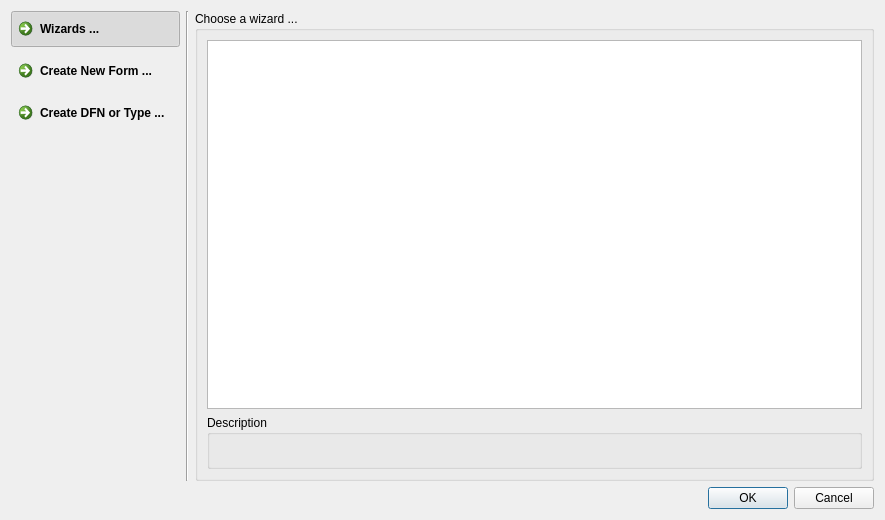
<?xml version="1.0" encoding="UTF-8"?>
<ui version="4.0">
 <class>CGeorgesNewDialog</class>
 <widget class="QDialog" name="CGeorgesNewDialog">
  <property name="geometry">
   <rect>
    <x>0</x>
    <y>0</y>
    <width>885</width>
    <height>520</height>
   </rect>
  </property>
  <property name="sizePolicy">
   <sizepolicy hsizetype="Preferred" vsizetype="Preferred">
    <horstretch>0</horstretch>
    <verstretch>0</verstretch>
   </sizepolicy>
  </property>
  <property name="windowTitle">
   <string>Create new form ...</string>
  </property>
  <property name="modal">
   <bool>true</bool>
  </property>
  <layout class="QGridLayout" name="gridLayout">
   <item row="0" column="2" rowspan="2">
    <widget class="Line" name="line">
     <property name="orientation">
      <enum>Qt::Vertical</enum>
     </property>
    </widget>
   </item>
   <item row="0" column="3" rowspan="2">
    <widget class="QStackedWidget" name="stackedWidget">
     <property name="currentIndex">
      <number>0</number>
     </property>
     <widget class="QWidget" name="wizardPage">
      <layout class="QGridLayout" name="gridLayout_2">
       <property name="margin">
        <number>0</number>
       </property>
       <item row="0" column="0">
        <widget class="QGroupBox" name="wizardGroupBox">
         <property name="title">
          <string>Choose a wizard ...</string>
         </property>
         <layout class="QGridLayout" name="gridLayout_4">
          <item row="0" column="0">
           <widget class="QListWidget" name="wizardList">
            <property name="viewMode">
             <enum>QListView::IconMode</enum>
            </property>
           </widget>
          </item>
          <item row="1" column="0">
           <widget class="QGroupBox" name="wizDescGroupBox">
            <property name="title">
             <string>Description</string>
            </property>
            <layout class="QGridLayout" name="gridLayout_10">
             <item row="0" column="0">
              <widget class="QLabel" name="wizDescLabel">
               <property name="text">
                <string>&lt;!DOCTYPE HTML PUBLIC &quot;-//W3C//DTD HTML 4.0//EN&quot; &quot;http://www.w3.org/TR/REC-html40/strict.dtd&quot;&gt;
&lt;html&gt;&lt;head&gt;&lt;meta name=&quot;qrichtext&quot; content=&quot;1&quot; /&gt;&lt;style type=&quot;text/css&quot;&gt;
p, li { white-space: pre-wrap; }
&lt;/style&gt;&lt;/head&gt;&lt;body style=&quot; font-family:'MS Shell Dlg 2'; font-size:8.25pt; font-weight:400; font-style:normal;&quot;&gt;
&lt;p style=&quot;-qt-paragraph-type:empty; margin-top:0px; margin-bottom:0px; margin-left:0px; margin-right:0px; -qt-block-indent:0; text-indent:0px; font-size:8pt;&quot;&gt;&lt;/p&gt;&lt;/body&gt;&lt;/html&gt;</string>
               </property>
              </widget>
             </item>
            </layout>
           </widget>
          </item>
         </layout>
        </widget>
       </item>
      </layout>
     </widget>
     <widget class="QWidget" name="formPage">
      <layout class="QGridLayout" name="gridLayout_3">
       <property name="margin">
        <number>0</number>
       </property>
       <item row="0" column="0">
        <widget class="QGroupBox" name="formGroupBox">
         <property name="title">
          <string>Choose type of form ...</string>
         </property>
         <layout class="QGridLayout" name="gridLayout_9">
          <item row="0" column="0" colspan="3">
           <widget class="QSplitter" name="splitter">
            <property name="orientation">
             <enum>Qt::Vertical</enum>
            </property>
            <widget class="QListWidget" name="formList">
             <property name="sizePolicy">
              <sizepolicy hsizetype="Preferred" vsizetype="Expanding">
               <horstretch>0</horstretch>
               <verstretch>0</verstretch>
              </sizepolicy>
             </property>
             <property name="maximumSize">
              <size>
               <width>16777215</width>
               <height>16777215</height>
              </size>
             </property>
            </widget>
            <widget class="QFrame" name="parentFrame">
             <property name="sizePolicy">
              <sizepolicy hsizetype="Preferred" vsizetype="Fixed">
               <horstretch>0</horstretch>
               <verstretch>0</verstretch>
              </sizepolicy>
             </property>
             <property name="minimumSize">
              <size>
               <width>0</width>
               <height>55</height>
              </size>
             </property>
             <property name="maximumSize">
              <size>
               <width>16777215</width>
               <height>55</height>
              </size>
             </property>
             <layout class="QGridLayout" name="gridLayout_5">
              <property name="margin">
               <number>0</number>
              </property>
              <item row="0" column="0" rowspan="2">
               <widget class="QListWidget" name="parentList">
                <property name="sizePolicy">
                 <sizepolicy hsizetype="Expanding" vsizetype="Fixed">
                  <horstretch>0</horstretch>
                  <verstretch>0</verstretch>
                 </sizepolicy>
                </property>
                <property name="maximumSize">
                 <size>
                  <width>16777215</width>
                  <height>55</height>
                 </size>
                </property>
               </widget>
              </item>
              <item row="0" column="1">
               <widget class="QPushButton" name="deleteParentButton">
                <property name="text">
                 <string>Delete</string>
                </property>
               </widget>
              </item>
              <item row="1" column="1">
               <spacer name="verticalSpacer_3">
                <property name="orientation">
                 <enum>Qt::Vertical</enum>
                </property>
                <property name="sizeHint" stdset="0">
                 <size>
                  <width>20</width>
                  <height>40</height>
                 </size>
                </property>
               </spacer>
              </item>
             </layout>
            </widget>
           </widget>
          </item>
          <item row="1" column="0">
           <widget class="QLabel" name="formAddParentLabel">
            <property name="text">
             <string>Add Parent</string>
            </property>
           </widget>
          </item>
          <item row="1" column="1">
           <widget class="CompleteLineEdit" name="parentLineEdit"/>
          </item>
          <item row="1" column="2">
           <widget class="QPushButton" name="addParentButton">
            <property name="text">
             <string>Add</string>
            </property>
           </widget>
          </item>
          <item row="2" column="0">
           <widget class="QLabel" name="formFilenameLabel">
            <property name="text">
             <string>Filename</string>
            </property>
           </widget>
          </item>
          <item row="2" column="1">
           <widget class="QLineEdit" name="formFileNameEdit"/>
          </item>
         </layout>
        </widget>
       </item>
      </layout>
     </widget>
     <widget class="QWidget" name="dfnTypePage">
      <layout class="QGridLayout" name="gridLayout_6">
       <property name="margin">
        <number>0</number>
       </property>
       <item row="0" column="0">
        <widget class="QGroupBox" name="dfnTypeGroupBox">
         <property name="title">
          <string>Create a new dfn or typ file ...</string>
         </property>
         <layout class="QGridLayout" name="gridLayout_7">
          <item row="0" column="0">
           <widget class="QRadioButton" name="dfnRadioButton">
            <property name="text">
             <string>DFN</string>
            </property>
            <property name="checked">
             <bool>true</bool>
            </property>
           </widget>
          </item>
          <item row="0" column="1">
           <widget class="QRadioButton" name="typeRadioButton">
            <property name="text">
             <string>Type</string>
            </property>
           </widget>
          </item>
          <item row="1" column="0" colspan="3">
           <widget class="QLineEdit" name="filenameLineEdit"/>
          </item>
          <item row="2" column="0" colspan="3">
           <spacer name="verticalSpacer_2">
            <property name="orientation">
             <enum>Qt::Vertical</enum>
            </property>
            <property name="sizeHint" stdset="0">
             <size>
              <width>20</width>
              <height>40</height>
             </size>
            </property>
           </spacer>
          </item>
          <item row="0" column="2">
           <spacer name="horizontalSpacer">
            <property name="orientation">
             <enum>Qt::Horizontal</enum>
            </property>
            <property name="sizeHint" stdset="0">
             <size>
              <width>40</width>
              <height>20</height>
             </size>
            </property>
           </spacer>
          </item>
         </layout>
        </widget>
       </item>
      </layout>
     </widget>
    </widget>
   </item>
   <item row="2" column="1" colspan="3">
    <widget class="QDialogButtonBox" name="buttonBox">
     <property name="orientation">
      <enum>Qt::Horizontal</enum>
     </property>
     <property name="standardButtons">
      <set>QDialogButtonBox::Cancel|QDialogButtonBox::Ok</set>
     </property>
    </widget>
   </item>
   <item row="0" column="0" rowspan="3" colspan="2">
    <widget class="QFrame" name="frame">
     <layout class="QGridLayout" name="gridLayout_8">
      <property name="horizontalSpacing">
       <number>0</number>
      </property>
      <property name="verticalSpacing">
       <number>6</number>
      </property>
      <property name="margin">
       <number>0</number>
      </property>
      <item row="0" column="0">
       <widget class="QCommandLinkButton" name="wizardBtn">
        <property name="sizePolicy">
         <sizepolicy hsizetype="Preferred" vsizetype="Fixed">
          <horstretch>0</horstretch>
          <verstretch>0</verstretch>
         </sizepolicy>
        </property>
        <property name="text">
         <string>Wizards ...</string>
        </property>
        <property name="checkable">
         <bool>true</bool>
        </property>
        <property name="checked">
         <bool>true</bool>
        </property>
        <property name="autoExclusive">
         <bool>true</bool>
        </property>
        <property name="autoDefault">
         <bool>true</bool>
        </property>
       </widget>
      </item>
      <item row="1" column="0">
       <widget class="QCommandLinkButton" name="formBtn">
        <property name="sizePolicy">
         <sizepolicy hsizetype="Preferred" vsizetype="Fixed">
          <horstretch>0</horstretch>
          <verstretch>0</verstretch>
         </sizepolicy>
        </property>
        <property name="text">
         <string>Create New Form ...</string>
        </property>
        <property name="checkable">
         <bool>true</bool>
        </property>
        <property name="autoExclusive">
         <bool>true</bool>
        </property>
        <property name="autoDefault">
         <bool>true</bool>
        </property>
       </widget>
      </item>
      <item row="2" column="0">
       <widget class="QCommandLinkButton" name="dfnTypeBtn">
        <property name="text">
         <string>Create DFN or Type ...</string>
        </property>
        <property name="checkable">
         <bool>true</bool>
        </property>
        <property name="autoExclusive">
         <bool>true</bool>
        </property>
        <property name="autoDefault">
         <bool>true</bool>
        </property>
       </widget>
      </item>
      <item row="3" column="0">
       <spacer name="verticalSpacer">
        <property name="orientation">
         <enum>Qt::Vertical</enum>
        </property>
        <property name="sizeHint" stdset="0">
         <size>
          <width>169</width>
          <height>308</height>
         </size>
        </property>
       </spacer>
      </item>
     </layout>
    </widget>
   </item>
  </layout>
 </widget>
 <customwidgets>
  <customwidget>
   <class>CompleteLineEdit</class>
   <extends>QLineEdit</extends>
   <header>completer_line_edit.h</header>
  </customwidget>
 </customwidgets>
 <tabstops>
  <tabstop>wizardBtn</tabstop>
  <tabstop>formBtn</tabstop>
  <tabstop>dfnTypeBtn</tabstop>
  <tabstop>wizardList</tabstop>
  <tabstop>formList</tabstop>
  <tabstop>parentList</tabstop>
  <tabstop>formFileNameEdit</tabstop>
  <tabstop>dfnRadioButton</tabstop>
  <tabstop>typeRadioButton</tabstop>
  <tabstop>filenameLineEdit</tabstop>
  <tabstop>buttonBox</tabstop>
 </tabstops>
 <resources/>
 <connections>
  <connection>
   <sender>buttonBox</sender>
   <signal>accepted()</signal>
   <receiver>CGeorgesNewDialog</receiver>
   <slot>accept()</slot>
   <hints>
    <hint type="sourcelabel">
     <x>350</x>
     <y>598</y>
    </hint>
    <hint type="destinationlabel">
     <x>157</x>
     <y>274</y>
    </hint>
   </hints>
  </connection>
  <connection>
   <sender>buttonBox</sender>
   <signal>rejected()</signal>
   <receiver>CGeorgesNewDialog</receiver>
   <slot>reject()</slot>
   <hints>
    <hint type="sourcelabel">
     <x>418</x>
     <y>598</y>
    </hint>
    <hint type="destinationlabel">
     <x>286</x>
     <y>274</y>
    </hint>
   </hints>
  </connection>
 </connections>
</ui>
